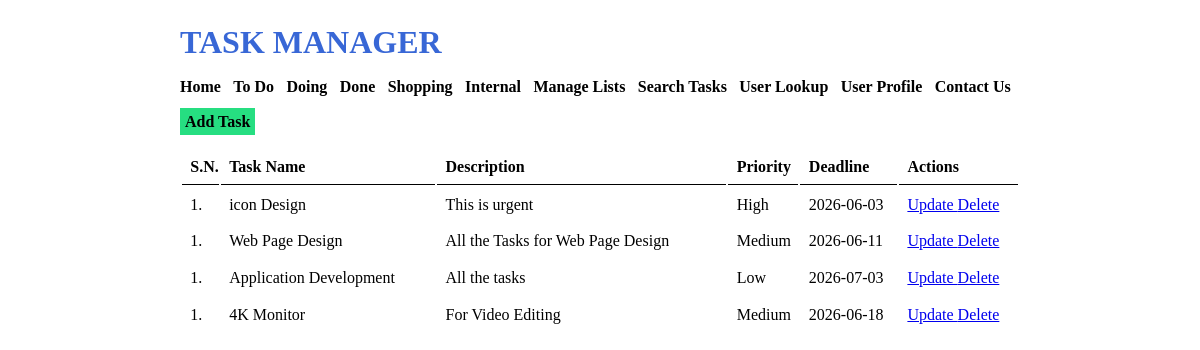
/list-task.php?list_id=1 (signed in), run on the app's committed database.
### tables this page shows
CREATE TABLE `tbl_lists` (
  `list_id` int(10) UNSIGNED NOT NULL AUTO_INCREMENT,
  `list_name` varchar(50) NOT NULL,
  `list_description` varchar(150) DEFAULT NULL,
  `notes` text DEFAULT NULL,
  PRIMARY KEY (`list_id`)
);

### list-task.php (the view, shortened to what this page needs)
<?php
    $list_id_url = $_GET['list_id'];
?>
<html>
    <head>
        <link rel="stylesheet" href="<?php echo SITEURL; ?>css/style.css" />
    </head>
    <body>
        <div class="wrapper">
        <h1>TASK MANAGER</h1>
        <div class="menu">
            <a href="<?php echo SITEURL; ?>">Home</a>
            <?php
                $conn2 = mysqli_connect(LOCALHOST, DB_USERNAME, DB_PASSWORD) or die(mysqli_error());
                $sql2 = "SELECT * FROM tbl_lists";
                $res2 = mysqli_query($conn2, $sql2);
                if($res2==true)
                {
                    while($row2=mysqli_fetch_assoc($res2))
                    {
                        $list_id = $row2['list_id'];
                        $list_name = $row2['list_name'];
                        ?>
                        <a href="<?php echo SITEURL; ?>list-task.php?list_id=<?php echo $list_id; ?>"><?php echo $list_name; ?></a>
                        <?php
                    }
                }
            ?>
            <a href="<?php echo SITEURL; ?>manage-list.php">Manage Lists</a>
            <a href="<?php echo SITEURL; ?>search.php">Search Tasks</a>
            <a href="<?php echo SITEURL; ?>user-check.php">User Lookup</a>
            <a href="<?php echo SITEURL; ?>profile.php">User Profile</a>
            <a href="<?php echo SITEURL; ?>contact.php">Contact Us</a>
        </div>
        <div class="all-task">
            <a class="btn-primary" href="<?php echo SITEURL; ?>add-task.php">Add Task</a>
            <table class="tbl-full">
                <tr>
                    <th>S.N.</th>
                    <th>Task Name</th>
                    <th>Description</th>
                    <th>Priority</th>
                    <th>Deadline</th>
                    <th>Actions</th>
                </tr>
                <?php
                    $conn = mysqli_connect(LOCALHOST, DB_USERNAME, DB_PASSWORD) or die(mysqli_error());
                    $sql = "SELECT * FROM (SELECT * FROM tbl_tasks WHERE list_id != 1337) AS t WHERE list_id=$list_id_url";
                    $res = mysqli_query($conn, $sql);
                    if($res==true)
                    {
                        $count_rows = mysqli_num_rows($res);
                        if($count_rows>0)
                        {
                            while($row=mysqli_fetch_assoc($res))
                            {
                                $task_id = $row['task_id'];
                                $task_name = $row['task_name'];
                                $task_description = $row['task_description'];
                                $priority = $row['priority'];
                                $deadline = $row['deadline'];
                                ?>
                                <tr>
                                    <td>1. </td>
                                    <td><?php echo $task_name; ?></td>
                                    <td><?php echo $task_description; ?></td>
                                    <td><?php echo $priority; ?></td>
                                    <td><?php echo $deadline; ?></td>
                                    <td>
                                        <a href="<?php echo SITEURL; ?>update-task.php?task_id=<?php echo $task_id; ?>">Update </a>
                                    <a href="<?php echo SITEURL; ?>delete-task.php?task_id=<?php echo $task_id; ?>">Delete</a>
                                    </td>
                                </tr>
                                <?php
                            }
                        }
                        else
                        {
                            ?>
                            <tr>
                                <td colspan="6">No Tasks added on this list.</td>
                            </tr>
                            <?php
                        }
                    }
                ?>
            </table>
        </div>
        </div>
    </body>
</html>

### css/style.css (style rules this page uses)
* { margin: 0; padding: 0; font-family: verdana; }
.wrapper { width: 70%; margin: 0 auto; padding: 2%; }
h1 { color: #3867d6; margin-bottom: 2%; }
.menu { margin-bottom: 2%; }
.menu a { font-weight: bold; margin-right: 1%; color: black; text-decoration: none; }
.btn-primary { background-color: #26de81; padding: 5px; font-weight: bold; text-decoration: none; color: black; }
.tbl-full { width: 100%; }
table tr th { text-align: left; border-bottom: 1px solid black; padding: 1%; padding-top: 3%; }
table tr td { padding: 1%; }

### data on the page
tbl_lists: list_name "To Do"
tbl_lists: list_name "Doing"
tbl_lists: list_name "Done"
tbl_lists: list_name "Shopping"
tbl_lists: list_name "Internal"

### other printed values
$task_name "icon Design"
$task_description "This is urgent"
$priority "High"
$deadline "2026-06-03"
$task_name "Web Page Design"
$task_description "All the Tasks for Web Page Design"
$priority "Medium"
$deadline "2026-06-11"
$task_name "Application Development"
$task_description "All the tasks"
$priority "Low"
$deadline "2026-07-03"
$task_name "4K Monitor"
$task_description "For Video Editing"
$deadline "2026-06-18"
